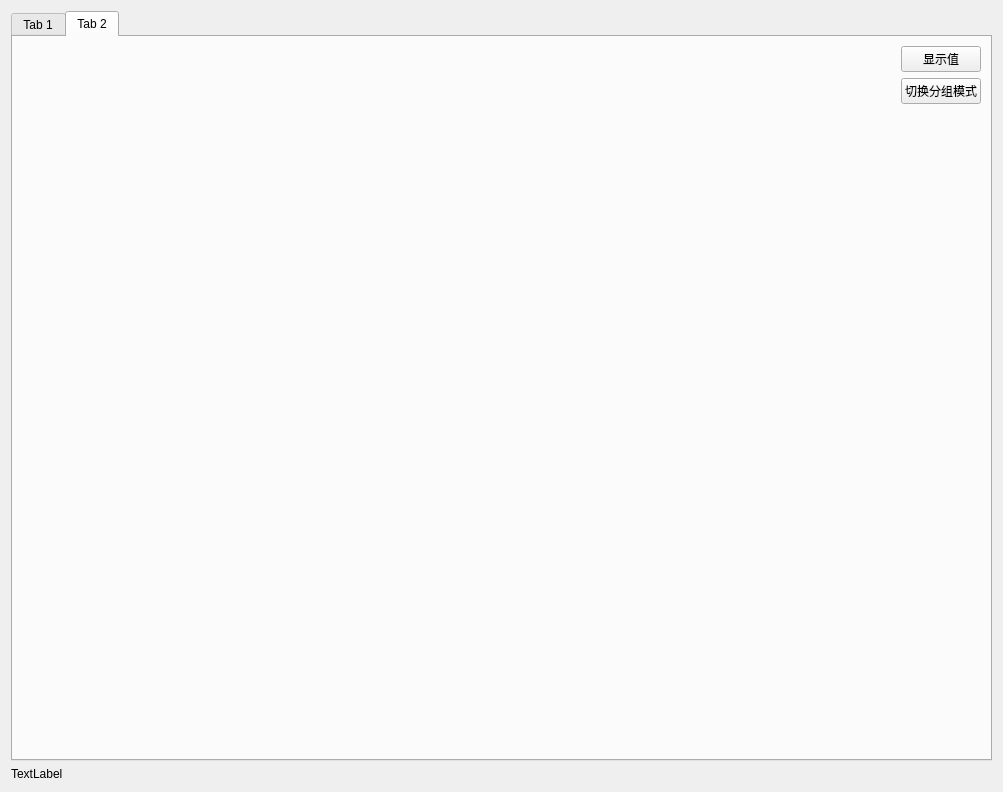
<?xml version="1.0" encoding="UTF-8"?>
<ui version="4.0">
 <class>Widget</class>
 <widget class="QWidget" name="Widget">
  <property name="geometry">
   <rect>
    <x>0</x>
    <y>0</y>
    <width>1003</width>
    <height>792</height>
   </rect>
  </property>
  <property name="windowTitle">
   <string>Form</string>
  </property>
  <layout class="QVBoxLayout" name="verticalLayout">
   <item>
    <widget class="QTabWidget" name="tabWidget">
     <property name="currentIndex">
      <number>1</number>
     </property>
     <widget class="QCustomPlot" name="tab">
      <attribute name="title">
       <string>Tab 1</string>
      </attribute>
     </widget>
     <widget class="QWidget" name="tab_2">
      <attribute name="title">
       <string>Tab 2</string>
      </attribute>
      <layout class="QHBoxLayout" name="horizontalLayout" stretch="1,0">
       <item>
        <widget class="QCustomPlot" name="tab2" native="true"/>
       </item>
       <item>
        <layout class="QVBoxLayout" name="verticalLayout_2">
         <item>
          <widget class="QPushButton" name="btn_tab2_showVal">
           <property name="text">
            <string>显示值</string>
           </property>
          </widget>
         </item>
         <item>
          <widget class="QPushButton" name="btn_tab2_mode">
           <property name="text">
            <string>切换分组模式</string>
           </property>
          </widget>
         </item>
         <item>
          <spacer name="verticalSpacer">
           <property name="orientation">
            <enum>Qt::Vertical</enum>
           </property>
           <property name="sizeHint" stdset="0">
            <size>
             <width>20</width>
             <height>40</height>
            </size>
           </property>
          </spacer>
         </item>
        </layout>
       </item>
      </layout>
     </widget>
    </widget>
   </item>
   <item>
    <widget class="QLabel" name="label">
     <property name="text">
      <string>TextLabel</string>
     </property>
    </widget>
   </item>
  </layout>
 </widget>
 <customwidgets>
  <customwidget>
   <class>QCustomPlot</class>
   <extends>QWidget</extends>
   <header>qcustomplot.h</header>
   <container>1</container>
  </customwidget>
 </customwidgets>
 <resources/>
 <connections/>
</ui>
